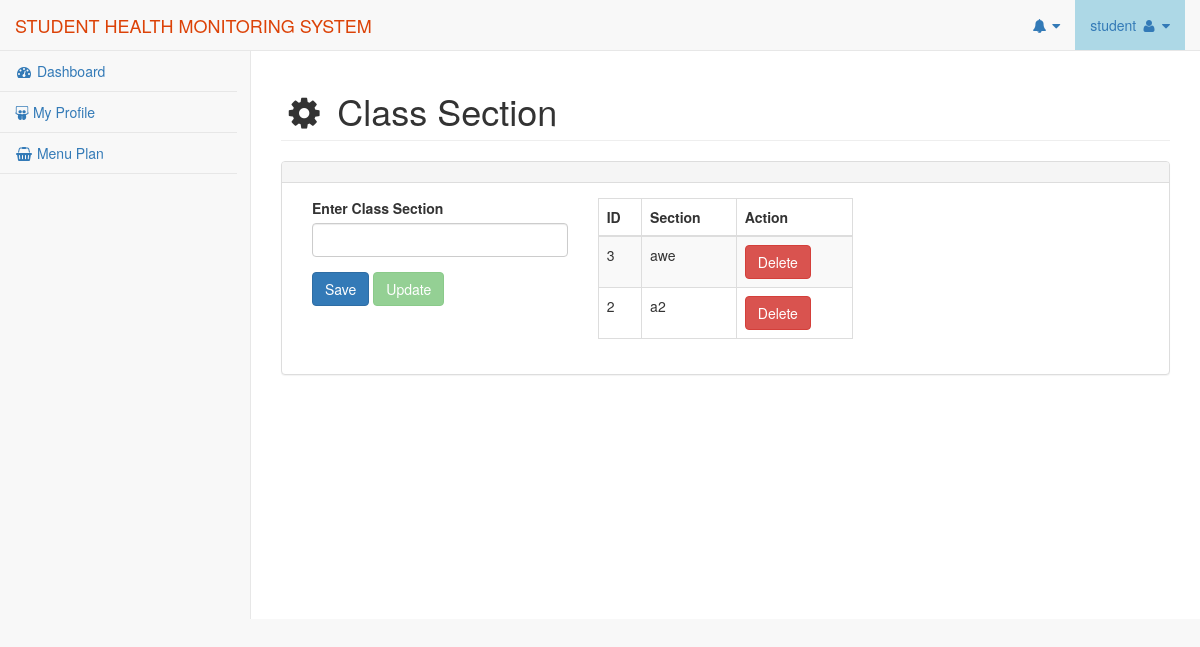
The page /pages/class-section.php (signed in) on the database its author committed.
### tables this page shows
CREATE TABLE IF NOT EXISTS `tbl_section` (
  `id` int(11) NOT NULL AUTO_INCREMENT,
  `section` varchar(50) NOT NULL,
  PRIMARY KEY (`id`)
);

### pages/class-section.php (the view, shortened to what this page needs)
<?php
	include '../template/header.php';
?>
 <div id="page-wrapper">
        <div class="row">
            <div class="col-lg-12">
                <h1 class="page-header"> <i class="fa fa-gear fa-fw"></i> Class Section</h1>
             <div class="row">
                <div class="col-lg-12">
                <div class="panel panel-default">
                    <div class="panel-heading">
                    </div>
                    <div class="panel-body">
                         <div class="col-lg-4">
                            <form method="POST" action="class-section-process.php">
                                <div class="form-group">
                                    <label>Enter Class Section</label>
                                    <input id="section" type="text" name="section" class="form-control">
                                </div>
                                <div class="form-group">
                                <input id="btnSectionSave" class="btn btn-primary" type="submit" name="submitSave" value="Save">
                                <input id="btnSectionUpdate" class="btn btn-success" type="submit" name="submitUpdate" value="Update" disabled >
                                </div>
                            </form>
                        </div>
                        <div class="col-lg-4">
                              <table width="100%" class="table table-striped table-bordered table-hover">
                                  <thead>
                                      <tr>
                                          <th>ID</th>
                                          <th>Section</th>
                                          <th>Action</th>
                                       </tr>
                                  </thead>
                                  <tbody>
                                   <?php
                                    $sql = "SELECT * FROM tbl_section  ORDER BY id desc";
                                    $result = mysqli_query($mysqli,$sql);
                                    if (mysqli_num_rows($result) > 0) {
                                        while($row = mysqli_fetch_assoc($result)) {
                                          echo '<tr onclick="javascript:editSection(this);">';
                                          echo '<td>'.$row['id'].'</td>';
                                          echo '<td>'.$row['section'].'</td>';
                                          echo '<td>'.'<button class="btn btn-danger" onclick = "javascript:deleteSection('.$row['id'].');" > Delete</button>'.'</td>';
                                          echo '</tr>';
                                        }
                                      }
                                    ?>
                                  </tbody>
                                </table>
                        </div>
                    </div>
                </div>
                </div>
            </div>
             </div>
        </div>
</div>
<?php
    include '../template/footer.php';
?>

### template/header.php (style rules this page uses)
select, textarea, input[type="text"], input[type="password"], input[type="datetime"], input[type="datetime-local"], input[type="date"], input[type="month"], input[type="time"], input[type="week"], input[type="number"], input[type="email"], input[type="url"], input[type="search"], input[type="tel"], input[type="color"], .uneditable-input { min-height: 30px !important; margin-bottom: 0; }

### rows shown on the page
tbl_section: id "3", section "awe"
tbl_section: id "2", section "a2"

### other values the page prints
$name_User "student"
